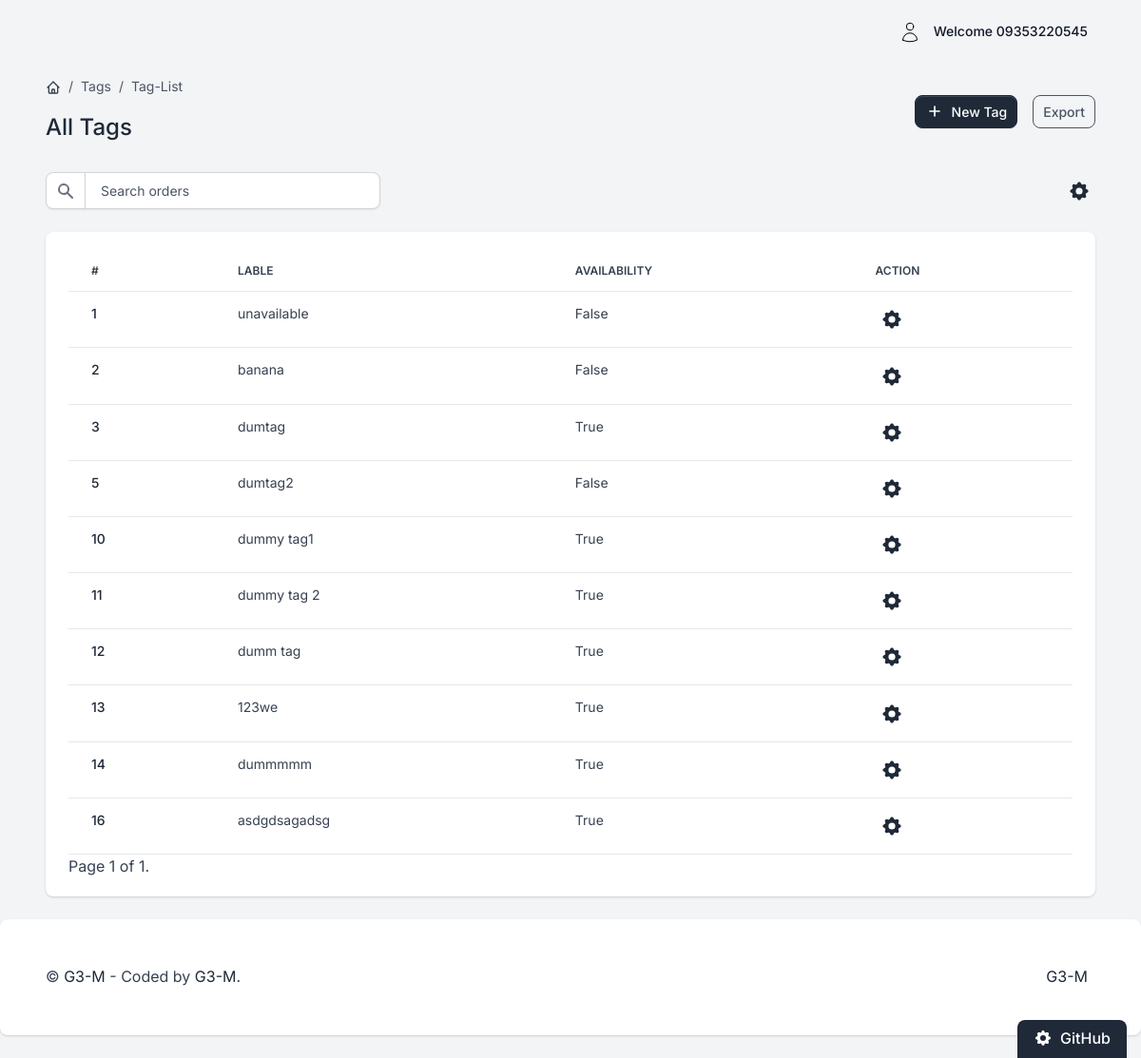
The app's page /tags/ (signed in) with its own data.
### users/models.py (models this page shows)
class User(AbstractBaseUser, PermissionsMixin):
    phone_number = models.CharField(max_length=11, unique=True, validators=[
        RegexValidator(
            regex=r'^09\d{9}$',
            message='Phone number must start with "09" and have 11 digits.',
            code='invalid_phone_number'
        )])
    email = models.EmailField(unique=True)
    password = models.CharField(max_length=128)
    is_active = models.BooleanField(default=True)
    is_staff = models.BooleanField(default=False)
    last_login = models.DateTimeField(auto_now_add=True, verbose_name='last')
    objects = UserManager()
    USERNAME_FIELD = 'phone_number'
    REQUIRED_FIELDS = ['email']
    """django.core.management.base.SystemCheckError: SystemCheckError: System check identified some issues: ERRORS:
    auth.User.groups: (fields.E304) Reverse accessor 'Group.user_set' for 'auth.User.groups' clashes with reverse
    accessor for 'users.User.groups'. HINT: Add or change a related_name argument to the definition for
    'auth.User.groups' or 'users.User.groups'. auth.User.user_permissions: (fields.E304) Reverse accessor
    'Permission.user_set' for 'auth.User.user_permissions' clashes with reverse accessor for
    'users.User.user_permissions'. HINT: Add or change a related_name argument to the definition for
    'auth.User.user_permissions' or 'users.User.user_permissions'. users.User.groups: (fields.E304)
    Reverse accessor 'Group.user_set' for 'users.User.groups' clashes with reverse accessor for
    'auth.User.groups'. HINT: Add or change a related_name argument to the definition for 'users.User.groups'
    or 'auth.User.groups'. users.User.user_permissions: (fields.E304) Reverse accessor 'Permission.user_set'
    for 'users.User.user_permissions' clashes with reverse accessor for 'auth.User.user_permissions'. HINT: Add
    or change a related_name argument to the definition for 'users.User.user_permissions' or
    'auth.User.user_permissions'.


####### for this bug we should make these groups and permissions attr and make custom related_name:
    """

### tag/models.py (models this page shows, shortened)
class Tag(BaseModel):
    label = models.CharField(max_length=255)
    available = models.BooleanField(default=True)

### tag/views.py (the view)
# urls.py: path('', views.TagListView.as_view(), name='tag'),
class TagListView(StaffSuperuserRequiredMixin, ListView):
    model = Tag
    template_name = 'Tag_ListTemplate.html'
    context_object_name = 'tags'
    paginate_by = 10

### core/models.py (called while the page is built)
    def get_queryset(self):
        return super().get_queryset().filter(deleted_at__isnull=True)

### utils.py (called while the page is built)
    def test_func(self):
        return self.request.user.is_staff or self.request.user.is_superuser

### templates/Tag_ListTemplate.html (shortened to what this page needs)
{% extends "base.html" %}
{% block content %}
    <div class="d-flex justify-content-between flex-wrap flex-md-nowrap align-items-center py-4 mx-5">
        <div class="d-block mb-4 mb-md-0">
            <nav aria-label="breadcrumb" class="d-none d-md-inline-block">
                <ol class="breadcrumb breadcrumb-dark breadcrumb-transparent">
                    <li class="breadcrumb-item">
                        <a href="{% url 'core:home' %}">
                        </a>
                    </li>
                    <li class="breadcrumb-item active" aria-current="page">Tags</li>
                    <li class="breadcrumb-item active" aria-current="page">Tag-List</li>
                </ol>
            </nav>
            <h2 class="h4">All Tags</h2>
        </div>
        <div class="btn-toolbar mb-2 mb-md-0">
            <a href="{% url 'tags:create-tag' %}" class="btn btn-sm btn-gray-800 d-inline-flex align-items-center">
                <svg class="icon icon-xs me-2" fill="none" stroke="currentColor" viewBox="0 0 24 24"
                     xmlns="http://www.w3.org/2000/svg">
                    <path stroke-linecap="round" stroke-linejoin="round" stroke-width="2"
                          d="M12 6v6m0 0v6m0-6h6m-6 0H6"></path>
                </svg>
                New Tag
            </a>
            <div class="btn-group ms-2 ms-lg-3">
                <button type="button" class="btn btn-sm btn-outline-gray-600">Export</button>
            </div>
        </div>
    </div>
    <div class="table-settings mb-4 mx-5">
        <div class="row align-items-center justify-content-between">
            <div class="col col-md-6 col-lg-3 col-xl-4">
                <div class="input-group me-2 me-lg-3 fmxw-400">
                  <span class="input-group-text">
                  </span>
                    <input type="text" class="form-control" placeholder="Search orders">
                </div>
            </div>
            <div class="col-4 col-md-2 col-xl-1 ps-md-0 text-end">
                <div class="dropdown">
                    <button class="btn btn-link text-dark dropdown-toggle dropdown-toggle-split m-0 p-1"
                            data-bs-toggle="dropdown" aria-haspopup="true" aria-expanded="false">
                    </button>
                </div>
            </div>
        </div>
    </div>
    <div class="card card-body border-0 shadow table-wrapper table-responsive mx-5">
        <table class="table table-hover">
            <thead>
            <tr>
                <th class="border-gray-200">#</th>
                <th class="border-gray-200">Lable</th>
                <th class="border-gray-200">Availability</th>
                <th class="border-gray-200">Action</th>
            </tr>
            </thead>
            <tbody>
            {% for tag in tags %}
                <tr>
                    <td>
                        <a href="#" class="fw-bold">
                            {{ tag.id }}
                        </a>
                    </td>
                    <td>
                        <span class="fw-normal">{{ tag.label }}</span>
                    </td>
                    <td><span class="fw-normal">{{ tag.available }}</span></td>
                    <td class="flex justify-content-center">
                        <div class="col-4 col-md-2 col-xl-1 ps-md-0 text-end">
                            <div class="dropdown">
                                <button class="btn btn-link text-dark dropdown-toggle dropdown-toggle-split m-0 p-1"
                                        data-bs-toggle="dropdown" aria-haspopup="true" aria-expanded="false">
                                </button>
                            </div>
                        </div>
                    </td>
                </tr>
            {% endfor %}
            </tbody>
        </table>
        <div>
  <span>
      <span>
      Page {{ page_obj.number }} of {{ page_obj.paginator.num_pages }}.
    </span>
  </span>
        </div>
    </div>
{% endblock content %}

### templates/base.html (shortened to what this page needs)
{% load static %}
<!DOCTYPE html>
<html lang="en">
<head>
    <link type="text/css" href="/static/assets/vendor/sweetalert2/dist/sweetalert2.min.css" rel="stylesheet">
    <link type="text/css" href="/static/assets/vendor/notyf/notyf.min.css" rel="stylesheet">
    <link type="text/css" href="/static/assets/css/volt.css" rel="stylesheet">
</head>
<body>
{% if user.is_authenticated %}
    <nav class="navbar navbar-top navbar-expand navbar-dashboard navbar-dark ps-0 pe-2 pb-0">
        <div class="container-fluid px-0 mx-5">
            <div class="d-flex justify-content-between w-100" id="navbarSupportedContent">
                <ul class="navbar-nav align-items-center">
                    <li class="nav-item dropdown ms-lg-3">
                        <a class="nav-link dropdown-toggle pt-1 px-0" href="#" role="button" data-bs-toggle="dropdown"
                           aria-expanded="false">
                            <div class="media d-flex align-items-center">
                                <div class="media-body ms-2 text-dark align-items-center d-none d-lg-block">
                                    <span class="mb-0 font-small fw-bold text-gray-900">
                              Welcome <strong>{{ request.user.phone_number }}</strong>
                            </span>
                                </div>
                            </div>
                        </a>
                    </li>
                </ul>
            </div>
        </div>
    </nav>
{% endif %}
{% block content %}{% endblock content %}
<footer class="bg-white rounded shadow p-5 mb-4 mt-4">
    <div class="row">
        <div class="col-12 col-md-4 col-xl-6 mb-4 mb-md-0">
            <p class="mb-0 text-center text-lg-start">
                &copy; <a class="text-primary fw-normal" href="https://themesberg.com" target="_blank">G3-M</a>
                - Coded by <a href="https://appseed.us" target="_blank">G3-M</a>.
            </p>
        </div>
        <div class="col-12 col-md-8 col-xl-6 text-center text-lg-start">
            <ul class="list-inline list-group-flush list-group-borderless text-md-end mb-0">
                <li class="list-inline-item px-0 px-sm-2">
                    <a target="_blank"
                       href="">G3-M</a>
                </li>
            </ul>
        </div>
    </div>
</footer>
<div class="card theme-settings bg-gray-800 theme-settings-expand" id="theme-settings-expand">
    <div class="card-body bg-gray-800 text-white rounded-top p-3 py-2">
            <span class="fw-bold d-inline-flex align-items-center h6">
                GitHub
            </span>
    </div>
</div>
</body>
</html>

### records on screen
User: user.phone_number "09353220545"
Tag: id "1", label "unavailable", available "False"
Tag: id "2", label "banana", available "False"
Tag: id "3", label "dumtag", available "True"
Tag: id "5", label "dumtag2", available "False"
Tag: id "10", label "dummy tag1", available "True"
Tag: id "11", label "dummy tag 2", available "True"
Tag: id "12", label "dumm tag", available "True"
Tag: id "13", label "123we", available "True"
Tag: id "14", label "dummmmm", available "True"
Tag: id "16", label "asdgdsagadsg", available "True"

### other values on screen
{{ page_obj.number }} "1"
{{ page_obj.paginator.num_pages }} "1"
